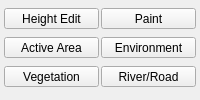
    <widget class="QFrame" name="frame_5" >
     <property name="frameShape" >
      <enum>QFrame::NoFrame</enum>
     </property>
     <property name="frameShadow" >
      <enum>QFrame::Plain</enum>
     </property>
     <layout class="QGridLayout" >
      <property name="leftMargin" >
       <number>4</number>
      </property>
      <property name="topMargin" >
       <number>2</number>
      </property>
      <property name="rightMargin" >
       <number>4</number>
      </property>
      <property name="bottomMargin" >
       <number>4</number>
      </property>
      <property name="spacing" >
       <number>2</number>
      </property>
      <item row="0" column="0" >
       <widget class="QToolButton" name="heighEdit" >
        <property name="sizePolicy" >
         <sizepolicy vsizetype="Fixed" hsizetype="Expanding" >
          <horstretch>0</horstretch>
          <verstretch>0</verstretch>
         </sizepolicy>
        </property>
        <property name="text" >
         <string>Height Edit</string>
        </property>
        <property name="checkable" >
         <bool>true</bool>
        </property>
        <property name="toolButtonStyle" >
         <enum>Qt::ToolButtonTextOnly</enum>
        </property>
       </widget>
      </item>
      <item row="0" column="1" >
       <widget class="QToolButton" name="terrainPaint" >
        <property name="sizePolicy" >
         <sizepolicy vsizetype="Fixed" hsizetype="Expanding" >
          <horstretch>0</horstretch>
          <verstretch>0</verstretch>
         </sizepolicy>
        </property>
        <property name="text" >
         <string>Paint</string>
        </property>
        <property name="checkable" >
         <bool>true</bool>
        </property>
        <property name="toolButtonStyle" >
         <enum>Qt::ToolButtonTextOnly</enum>
        </property>
       </widget>
      </item>
      <item row="1" column="0" >
       <widget class="QToolButton" name="activeArea" >
        <property name="sizePolicy" >
         <sizepolicy vsizetype="Fixed" hsizetype="Expanding" >
          <horstretch>0</horstretch>
          <verstretch>0</verstretch>
         </sizepolicy>
        </property>
        <property name="text" >
         <string>Active Area</string>
        </property>
        <property name="checkable" >
         <bool>true</bool>
        </property>
        <property name="toolButtonStyle" >
         <enum>Qt::ToolButtonTextOnly</enum>
        </property>
       </widget>
      </item>
      <item row="1" column="1" >
       <widget class="QToolButton" name="environment" >
        <property name="sizePolicy" >
         <sizepolicy vsizetype="Fixed" hsizetype="Expanding" >
          <horstretch>0</horstretch>
          <verstretch>0</verstretch>
         </sizepolicy>
        </property>
        <property name="text" >
         <string>Environment</string>
        </property>
        <property name="checkable" >
         <bool>true</bool>
        </property>
        <property name="toolButtonStyle" >
         <enum>Qt::ToolButtonTextOnly</enum>
        </property>
       </widget>
      </item>
      <item row="2" column="0" >
       <widget class="QToolButton" name="vegetation" >
        <property name="sizePolicy" >
         <sizepolicy vsizetype="Fixed" hsizetype="Expanding" >
          <horstretch>0</horstretch>
          <verstretch>0</verstretch>
         </sizepolicy>
        </property>
        <property name="text" >
         <string>Vegetation</string>
        </property>
        <property name="checkable" >
         <bool>true</bool>
        </property>
        <property name="toolButtonStyle" >
         <enum>Qt::ToolButtonTextOnly</enum>
        </property>
       </widget>
      </item>
      <item row="2" column="1" >
       <widget class="QToolButton" name="riverRoad" >
        <property name="sizePolicy" >
         <sizepolicy vsizetype="Fixed" hsizetype="Expanding" >
          <horstretch>0</horstretch>
          <verstretch>0</verstretch>
         </sizepolicy>
        </property>
        <property name="text" >
         <string>River/Road</string>
        </property>
        <property name="checkable" >
         <bool>true</bool>
        </property>
        <property name="toolButtonStyle" >
         <enum>Qt::ToolButtonTextOnly</enum>
        </property>
       </widget>
      </item>
     </layout>
    </widget>
